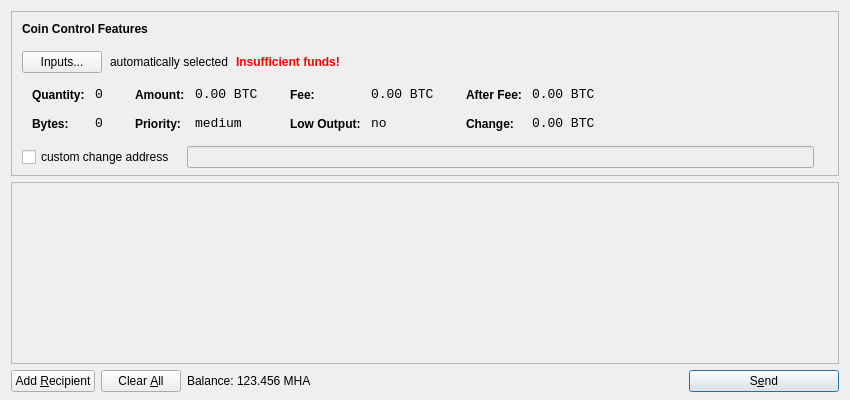
<?xml version="1.0" encoding="UTF-8"?>
<ui version="4.0">
 <class>SendCoinsDialog</class>
 <widget class="QDialog" name="SendCoinsDialog">
  <property name="geometry">
   <rect>
    <x>0</x>
    <y>0</y>
    <width>850</width>
    <height>400</height>
   </rect>
  </property>
  <property name="windowTitle">
   <string>Send Coins</string>
  </property>
  <layout class="QVBoxLayout" name="verticalLayout" stretch="0,1,0">
   <property name="bottomMargin">
    <number>8</number>
   </property>
   <item>
    <widget class="QFrame" name="frameCoinControl">
     <property name="sizePolicy">
      <sizepolicy hsizetype="Expanding" vsizetype="Expanding">
       <horstretch>0</horstretch>
       <verstretch>0</verstretch>
      </sizepolicy>
     </property>
     <property name="maximumSize">
      <size>
       <width>16777215</width>
       <height>16777215</height>
      </size>
     </property>
     <property name="frameShape">
      <enum>QFrame::StyledPanel</enum>
     </property>
     <property name="frameShadow">
      <enum>QFrame::Sunken</enum>
     </property>
     <layout class="QVBoxLayout" name="verticalLayoutCoinControl2">
      <property name="spacing">
       <number>-1</number>
      </property>
      <property name="leftMargin">
       <number>0</number>
      </property>
      <property name="topMargin">
       <number>0</number>
      </property>
      <property name="rightMargin">
       <number>0</number>
      </property>
      <property name="bottomMargin">
       <number>6</number>
      </property>
      <item>
       <layout class="QVBoxLayout" name="verticalLayoutCoinControl" stretch="0,0,0,0,1">
        <property name="spacing">
         <number>0</number>
        </property>
        <property name="leftMargin">
         <number>10</number>
        </property>
        <property name="topMargin">
         <number>10</number>
        </property>
        <item>
         <layout class="QHBoxLayout" name="horizontalLayoutCoinControl1">
          <property name="bottomMargin">
           <number>15</number>
          </property>
          <item>
           <widget class="QLabel" name="labelCoinControlFeatures">
            <property name="sizePolicy">
             <sizepolicy hsizetype="Preferred" vsizetype="Maximum">
              <horstretch>0</horstretch>
              <verstretch>0</verstretch>
             </sizepolicy>
            </property>
            <property name="font">
             <font>
              <weight>75</weight>
              <bold>true</bold>
             </font>
            </property>
            <property name="styleSheet">
             <string notr="true">font-weight:bold;</string>
            </property>
            <property name="text">
             <string>Coin Control Features</string>
            </property>
           </widget>
          </item>
         </layout>
        </item>
        <item>
         <layout class="QHBoxLayout" name="horizontalLayoutCoinControl2" stretch="0,0,0,0">
          <property name="spacing">
           <number>8</number>
          </property>
          <property name="bottomMargin">
           <number>10</number>
          </property>
          <item>
           <widget class="QPushButton" name="pushButtonCoinControl">
            <property name="styleSheet">
             <string notr="true"/>
            </property>
            <property name="text">
             <string>Inputs...</string>
            </property>
           </widget>
          </item>
          <item>
           <widget class="QLabel" name="labelCoinControlAutomaticallySelected">
            <property name="text">
             <string>automatically selected</string>
            </property>
            <property name="margin">
             <number>5</number>
            </property>
           </widget>
          </item>
          <item>
           <widget class="QLabel" name="labelCoinControlInsuffFunds">
            <property name="font">
             <font>
              <weight>75</weight>
              <bold>true</bold>
             </font>
            </property>
            <property name="styleSheet">
             <string notr="true">color:red;font-weight:bold;</string>
            </property>
            <property name="text">
             <string>Insufficient funds!</string>
            </property>
            <property name="margin">
             <number>5</number>
            </property>
           </widget>
          </item>
          <item>
           <spacer name="horizontalSpacerCoinControl">
            <property name="orientation">
             <enum>Qt::Horizontal</enum>
            </property>
            <property name="sizeHint" stdset="0">
             <size>
              <width>40</width>
              <height>1</height>
             </size>
            </property>
           </spacer>
          </item>
         </layout>
        </item>
        <item>
         <widget class="QWidget" name="widgetCoinControl" native="true">
          <property name="sizePolicy">
           <sizepolicy hsizetype="Preferred" vsizetype="Preferred">
            <horstretch>0</horstretch>
            <verstretch>0</verstretch>
           </sizepolicy>
          </property>
          <property name="minimumSize">
           <size>
            <width>0</width>
            <height>0</height>
           </size>
          </property>
          <property name="styleSheet">
           <string notr="true"/>
          </property>
          <layout class="QHBoxLayout" name="horizontalLayoutCoinControl5">
           <property name="margin">
            <number>0</number>
           </property>
           <item>
            <layout class="QHBoxLayout" name="horizontalLayoutCoinControl3" stretch="0,0,0,1">
             <property name="spacing">
              <number>20</number>
             </property>
             <property name="topMargin">
              <number>0</number>
             </property>
             <property name="bottomMargin">
              <number>10</number>
             </property>
             <item>
              <layout class="QFormLayout" name="formLayoutCoinControl1">
               <property name="horizontalSpacing">
                <number>10</number>
               </property>
               <property name="verticalSpacing">
                <number>14</number>
               </property>
               <property name="leftMargin">
                <number>10</number>
               </property>
               <property name="topMargin">
                <number>4</number>
               </property>
               <property name="rightMargin">
                <number>6</number>
               </property>
               <item row="0" column="0">
                <widget class="QLabel" name="labelCoinControlQuantityText">
                 <property name="styleSheet">
                  <string notr="true">font-weight:bold;</string>
                 </property>
                 <property name="text">
                  <string>Quantity:</string>
                 </property>
                 <property name="margin">
                  <number>0</number>
                 </property>
                </widget>
               </item>
               <item row="0" column="1">
                <widget class="QLabel" name="labelCoinControlQuantity">
                 <property name="font">
                  <font>
                   <family>Monospace</family>
                   <pointsize>10</pointsize>
                  </font>
                 </property>
                 <property name="cursor">
                  <cursorShape>IBeamCursor</cursorShape>
                 </property>
                 <property name="contextMenuPolicy">
                  <enum>Qt::ActionsContextMenu</enum>
                 </property>
                 <property name="text">
                  <string notr="true">0</string>
                 </property>
                 <property name="margin">
                  <number>0</number>
                 </property>
                 <property name="textInteractionFlags">
                  <set>Qt::LinksAccessibleByMouse|Qt::TextSelectableByKeyboard|Qt::TextSelectableByMouse</set>
                 </property>
                </widget>
               </item>
               <item row="1" column="0">
                <widget class="QLabel" name="labelCoinControlBytesText">
                 <property name="styleSheet">
                  <string notr="true">font-weight:bold;</string>
                 </property>
                 <property name="text">
                  <string>Bytes:</string>
                 </property>
                </widget>
               </item>
               <item row="1" column="1">
                <widget class="QLabel" name="labelCoinControlBytes">
                 <property name="font">
                  <font>
                   <family>Monospace</family>
                   <pointsize>10</pointsize>
                  </font>
                 </property>
                 <property name="cursor">
                  <cursorShape>IBeamCursor</cursorShape>
                 </property>
                 <property name="contextMenuPolicy">
                  <enum>Qt::ActionsContextMenu</enum>
                 </property>
                 <property name="text">
                  <string notr="true">0</string>
                 </property>
                 <property name="textInteractionFlags">
                  <set>Qt::LinksAccessibleByMouse|Qt::TextSelectableByKeyboard|Qt::TextSelectableByMouse</set>
                 </property>
                </widget>
               </item>
              </layout>
             </item>
             <item>
              <layout class="QFormLayout" name="formLayoutCoinControl2">
               <property name="horizontalSpacing">
                <number>10</number>
               </property>
               <property name="verticalSpacing">
                <number>14</number>
               </property>
               <property name="leftMargin">
                <number>6</number>
               </property>
               <property name="topMargin">
                <number>4</number>
               </property>
               <property name="rightMargin">
                <number>6</number>
               </property>
               <item row="0" column="0">
                <widget class="QLabel" name="labelCoinControlAmountText">
                 <property name="styleSheet">
                  <string notr="true">font-weight:bold;</string>
                 </property>
                 <property name="text">
                  <string>Amount:</string>
                 </property>
                 <property name="margin">
                  <number>0</number>
                 </property>
                </widget>
               </item>
               <item row="0" column="1">
                <widget class="QLabel" name="labelCoinControlAmount">
                 <property name="font">
                  <font>
                   <family>Monospace</family>
                   <pointsize>10</pointsize>
                  </font>
                 </property>
                 <property name="cursor">
                  <cursorShape>IBeamCursor</cursorShape>
                 </property>
                 <property name="contextMenuPolicy">
                  <enum>Qt::ActionsContextMenu</enum>
                 </property>
                 <property name="text">
                  <string notr="true">0.00 BTC</string>
                 </property>
                 <property name="textInteractionFlags">
                  <set>Qt::LinksAccessibleByMouse|Qt::TextSelectableByKeyboard|Qt::TextSelectableByMouse</set>
                 </property>
                </widget>
               </item>
               <item row="1" column="0">
                <widget class="QLabel" name="labelCoinControlPriorityText">
                 <property name="styleSheet">
                  <string notr="true">font-weight:bold;</string>
                 </property>
                 <property name="text">
                  <string>Priority:</string>
                 </property>
                </widget>
               </item>
               <item row="1" column="1">
                <widget class="QLabel" name="labelCoinControlPriority">
                 <property name="font">
                  <font>
                   <family>Monospace</family>
                   <pointsize>10</pointsize>
                  </font>
                 </property>
                 <property name="cursor">
                  <cursorShape>IBeamCursor</cursorShape>
                 </property>
                 <property name="contextMenuPolicy">
                  <enum>Qt::ActionsContextMenu</enum>
                 </property>
                 <property name="text">
                  <string>medium</string>
                 </property>
                 <property name="textInteractionFlags">
                  <set>Qt::LinksAccessibleByMouse|Qt::TextSelectableByKeyboard|Qt::TextSelectableByMouse</set>
                 </property>
                </widget>
               </item>
              </layout>
             </item>
             <item>
              <layout class="QFormLayout" name="formLayoutCoinControl3">
               <property name="horizontalSpacing">
                <number>10</number>
               </property>
               <property name="verticalSpacing">
                <number>14</number>
               </property>
               <property name="leftMargin">
                <number>6</number>
               </property>
               <property name="topMargin">
                <number>4</number>
               </property>
               <property name="rightMargin">
                <number>6</number>
               </property>
               <item row="0" column="0">
                <widget class="QLabel" name="labelCoinControlFeeText">
                 <property name="styleSheet">
                  <string notr="true">font-weight:bold;</string>
                 </property>
                 <property name="text">
                  <string>Fee:</string>
                 </property>
                 <property name="margin">
                  <number>0</number>
                 </property>
                </widget>
               </item>
               <item row="0" column="1">
                <widget class="QLabel" name="labelCoinControlFee">
                 <property name="font">
                  <font>
                   <family>Monospace</family>
                   <pointsize>10</pointsize>
                  </font>
                 </property>
                 <property name="cursor">
                  <cursorShape>IBeamCursor</cursorShape>
                 </property>
                 <property name="contextMenuPolicy">
                  <enum>Qt::ActionsContextMenu</enum>
                 </property>
                 <property name="text">
                  <string notr="true">0.00 BTC</string>
                 </property>
                 <property name="textInteractionFlags">
                  <set>Qt::LinksAccessibleByMouse|Qt::TextSelectableByKeyboard|Qt::TextSelectableByMouse</set>
                 </property>
                </widget>
               </item>
               <item row="1" column="0">
                <widget class="QLabel" name="labelCoinControlLowOutputText">
                 <property name="styleSheet">
                  <string notr="true">font-weight:bold;</string>
                 </property>
                 <property name="text">
                  <string>Low Output:</string>
                 </property>
                </widget>
               </item>
               <item row="1" column="1">
                <widget class="QLabel" name="labelCoinControlLowOutput">
                 <property name="font">
                  <font>
                   <family>Monospace</family>
                   <pointsize>10</pointsize>
                  </font>
                 </property>
                 <property name="cursor">
                  <cursorShape>IBeamCursor</cursorShape>
                 </property>
                 <property name="contextMenuPolicy">
                  <enum>Qt::ActionsContextMenu</enum>
                 </property>
                 <property name="text">
                  <string>no</string>
                 </property>
                 <property name="textInteractionFlags">
                  <set>Qt::LinksAccessibleByMouse|Qt::TextSelectableByKeyboard|Qt::TextSelectableByMouse</set>
                 </property>
                </widget>
               </item>
              </layout>
             </item>
             <item>
              <layout class="QFormLayout" name="formLayoutCoinControl4">
               <property name="horizontalSpacing">
                <number>10</number>
               </property>
               <property name="verticalSpacing">
                <number>14</number>
               </property>
               <property name="leftMargin">
                <number>6</number>
               </property>
               <property name="topMargin">
                <number>4</number>
               </property>
               <property name="rightMargin">
                <number>6</number>
               </property>
               <item row="0" column="0">
                <widget class="QLabel" name="labelCoinControlAfterFeeText">
                 <property name="styleSheet">
                  <string notr="true">font-weight:bold;</string>
                 </property>
                 <property name="text">
                  <string>After Fee:</string>
                 </property>
                 <property name="margin">
                  <number>0</number>
                 </property>
                </widget>
               </item>
               <item row="0" column="1">
                <widget class="QLabel" name="labelCoinControlAfterFee">
                 <property name="font">
                  <font>
                   <family>Monospace</family>
                   <pointsize>10</pointsize>
                  </font>
                 </property>
                 <property name="cursor">
                  <cursorShape>IBeamCursor</cursorShape>
                 </property>
                 <property name="contextMenuPolicy">
                  <enum>Qt::ActionsContextMenu</enum>
                 </property>
                 <property name="text">
                  <string notr="true">0.00 BTC</string>
                 </property>
                 <property name="textInteractionFlags">
                  <set>Qt::LinksAccessibleByMouse|Qt::TextSelectableByKeyboard|Qt::TextSelectableByMouse</set>
                 </property>
                </widget>
               </item>
               <item row="1" column="0">
                <widget class="QLabel" name="labelCoinControlChangeText">
                 <property name="styleSheet">
                  <string notr="true">font-weight:bold;</string>
                 </property>
                 <property name="text">
                  <string>Change:</string>
                 </property>
                </widget>
               </item>
               <item row="1" column="1">
                <widget class="QLabel" name="labelCoinControlChange">
                 <property name="font">
                  <font>
                   <family>Monospace</family>
                   <pointsize>10</pointsize>
                  </font>
                 </property>
                 <property name="cursor">
                  <cursorShape>IBeamCursor</cursorShape>
                 </property>
                 <property name="contextMenuPolicy">
                  <enum>Qt::ActionsContextMenu</enum>
                 </property>
                 <property name="text">
                  <string notr="true">0.00 BTC</string>
                 </property>
                 <property name="textInteractionFlags">
                  <set>Qt::LinksAccessibleByMouse|Qt::TextSelectableByKeyboard|Qt::TextSelectableByMouse</set>
                 </property>
                </widget>
               </item>
              </layout>
             </item>
            </layout>
           </item>
          </layout>
         </widget>
        </item>
        <item>
         <layout class="QHBoxLayout" name="horizontalLayoutCoinControl4" stretch="0,0,0">
          <property name="spacing">
           <number>12</number>
          </property>
          <property name="sizeConstraint">
           <enum>QLayout::SetDefaultConstraint</enum>
          </property>
          <property name="topMargin">
           <number>5</number>
          </property>
          <property name="rightMargin">
           <number>5</number>
          </property>
          <item>
           <widget class="QCheckBox" name="checkBoxCoinControlChange">
            <property name="text">
             <string>custom change address</string>
            </property>
           </widget>
          </item>
          <item>
           <widget class="QLineEdit" name="lineEditCoinControlChange">
            <property name="enabled">
             <bool>false</bool>
            </property>
            <property name="sizePolicy">
             <sizepolicy hsizetype="Expanding" vsizetype="Fixed">
              <horstretch>0</horstretch>
              <verstretch>0</verstretch>
             </sizepolicy>
            </property>
           </widget>
          </item>
          <item>
           <widget class="QLabel" name="labelCoinControlChangeLabel">
            <property name="sizePolicy">
             <sizepolicy hsizetype="Preferred" vsizetype="Expanding">
              <horstretch>0</horstretch>
              <verstretch>0</verstretch>
             </sizepolicy>
            </property>
            <property name="minimumSize">
             <size>
              <width>0</width>
              <height>0</height>
             </size>
            </property>
            <property name="text">
             <string/>
            </property>
            <property name="margin">
             <number>3</number>
            </property>
           </widget>
          </item>
         </layout>
        </item>
        <item>
         <spacer name="verticalSpacerCoinControl">
          <property name="orientation">
           <enum>Qt::Vertical</enum>
          </property>
          <property name="sizeHint" stdset="0">
           <size>
            <width>800</width>
            <height>1</height>
           </size>
          </property>
         </spacer>
        </item>
       </layout>
      </item>
     </layout>
    </widget>
   </item>
   <item>
    <widget class="QScrollArea" name="scrollArea">
     <property name="widgetResizable">
      <bool>true</bool>
     </property>
     <widget class="QWidget" name="scrollAreaWidgetContents">
      <property name="geometry">
       <rect>
        <x>0</x>
        <y>0</y>
        <width>830</width>
        <height>165</height>
       </rect>
      </property>
      <layout class="QVBoxLayout" name="verticalLayout_2">
       <property name="margin">
        <number>0</number>
       </property>
       <item>
        <layout class="QVBoxLayout" name="entries">
         <property name="spacing">
          <number>6</number>
         </property>
        </layout>
       </item>
       <item>
        <spacer name="verticalSpacer">
         <property name="orientation">
          <enum>Qt::Vertical</enum>
         </property>
         <property name="sizeHint" stdset="0">
          <size>
           <width>20</width>
           <height>40</height>
          </size>
         </property>
        </spacer>
       </item>
      </layout>
     </widget>
    </widget>
   </item>
   <item>
    <layout class="QHBoxLayout" name="horizontalLayout">
     <item>
      <widget class="QPushButton" name="addButton">
       <property name="toolTip">
        <string>Send to multiple recipients at once</string>
       </property>
       <property name="text">
        <string>Add &amp;Recipient</string>
       </property>
       <property name="icon">
        <iconset resource="../bitcoin.qrc">
         <normaloff>:/icons/add</normaloff>:/icons/add</iconset>
       </property>
       <property name="autoDefault">
        <bool>false</bool>
       </property>
      </widget>
     </item>
     <item>
      <widget class="QPushButton" name="clearButton">
       <property name="sizePolicy">
        <sizepolicy hsizetype="Minimum" vsizetype="Fixed">
         <horstretch>0</horstretch>
         <verstretch>0</verstretch>
        </sizepolicy>
       </property>
       <property name="toolTip">
        <string>Remove all transaction fields</string>
       </property>
       <property name="text">
        <string>Clear &amp;All</string>
       </property>
       <property name="icon">
        <iconset resource="../bitcoin.qrc">
         <normaloff>:/icons/remove</normaloff>:/icons/remove</iconset>
       </property>
       <property name="autoRepeatDelay">
        <number>300</number>
       </property>
       <property name="autoDefault">
        <bool>false</bool>
       </property>
      </widget>
     </item>
     <item>
      <layout class="QHBoxLayout" name="horizontalLayout_2">
       <property name="spacing">
        <number>3</number>
       </property>
       <item>
        <widget class="QLabel" name="label">
         <property name="text">
          <string>Balance:</string>
         </property>
        </widget>
       </item>
       <item>
        <widget class="QLabel" name="labelBalance">
         <property name="cursor">
          <cursorShape>IBeamCursor</cursorShape>
         </property>
         <property name="text">
          <string>123.456 MHA</string>
         </property>
         <property name="textInteractionFlags">
          <set>Qt::LinksAccessibleByMouse|Qt::TextSelectableByKeyboard|Qt::TextSelectableByMouse</set>
         </property>
        </widget>
       </item>
      </layout>
     </item>
     <item>
      <spacer name="horizontalSpacer">
       <property name="orientation">
        <enum>Qt::Horizontal</enum>
       </property>
       <property name="sizeHint" stdset="0">
        <size>
         <width>40</width>
         <height>20</height>
        </size>
       </property>
      </spacer>
     </item>
     <item>
      <widget class="QPushButton" name="sendButton">
       <property name="minimumSize">
        <size>
         <width>150</width>
         <height>0</height>
        </size>
       </property>
       <property name="toolTip">
        <string>Confirm the send action</string>
       </property>
       <property name="text">
        <string>S&amp;end</string>
       </property>
       <property name="icon">
        <iconset resource="../bitcoin.qrc">
         <normaloff>:/icons/send</normaloff>:/icons/send</iconset>
       </property>
       <property name="default">
        <bool>true</bool>
       </property>
      </widget>
     </item>
    </layout>
   </item>
  </layout>
 </widget>
 <resources>
  <include location="../bitcoin.qrc"/>
 </resources>
 <connections/>
</ui>
